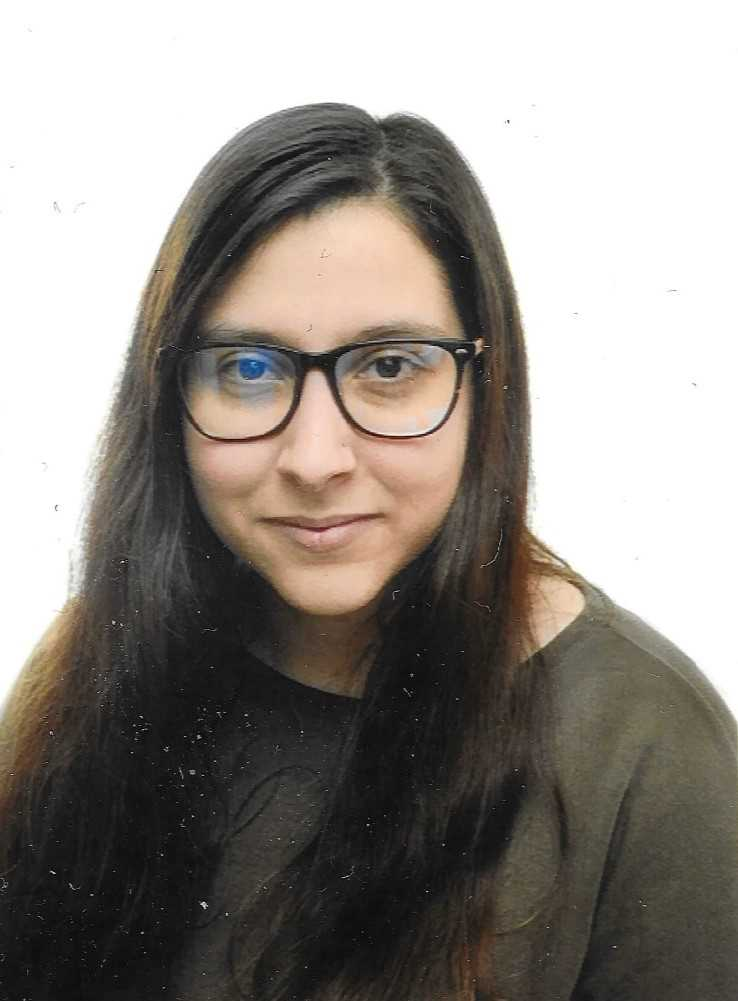
#> input picture TrabalhosPraticos/TP1/images/originais/AO1.jpg, 738 x 1001 px; its folder holds only this picture in this run
$ jupyter execute --allow-errors module_testes.ipynb
#> lines starting #> are read from the running program, lines starting #| are printed output that depends on the picture
[cell 1]
import os
import cv2
import glob
import numpy as np
from pathlib import Path
import matplotlib.pyplot as plt

## Load images

[cell 2]
'''
Normaliza uma imagem
'''
# [6 lines left out: function normalize, not called in this run]

'''
Carregar modelos
'''
def __load_models():
    face_cascade = cv2.CascadeClassifier(cv2.data.haarcascades+'haarcascade_frontalface_default.xml')
    eye_cascade = cv2.CascadeClassifier(cv2.data.haarcascades+'haarcascade_eye_tree_eyeglasses.xml')

'''
Encontrar a face numa imagem
'''
# [15 lines left out: function find_face, not called in this run]

'''
Encontrar os olhos numa face previamente detetada
'''
# [25 lines left out: function find_eyes, not called in this run]

[cell 3]
fig = plt.figure(figsize=(15,20), layout='constrained')
subfigs = fig.subfigures(8, 1, hspace=0.05)#, wspace=0.9,  width_ratios=[7])

picNum=0
#> (the rest of this cell did not finish here and is left out)

[cell 4]
path = Path(".")
path = path.joinpath("../images/originais").resolve()

picNum = 0
fig, axs = plt.subplots(nrows=3, ncols=7, figsize=(10, 7), tight_layout=True)

for file in path.iterdir():
    if(not file.is_dir()):
        fullFileName = file.name.split("\\")[-1]
        simpleFileName = fullFileName.split(".")[0]
        extension = fullFileName.split(".")[1]
        print("Filename: ", fullFileName)
        print("Location: ", file)

        image = cv2.imread(str(file))
#> image is the input picture: shape (1001, 738, 3); mean B, G, R 134.2, 140, 145.7
        print("> Shape: ", image.shape, "| Tipo de dados: ", image[0].dtype)
#| > Shape:  (1001, 738, 3) | Tipo de dados:  uint8
        image = cv2.cvtColor(image, cv2.COLOR_BGR2RGB)
        axs[0,picNum].imshow(image)
        axs[0,picNum].axis("off")
        #axs[0,picNum].set_title("{fN} - {fNro}".format(fN=simpleFileName, fNro=picNum))
        #plt.imshow(image)

        gray = cv2.cvtColor(image, cv2.COLOR_RGB2GRAY)
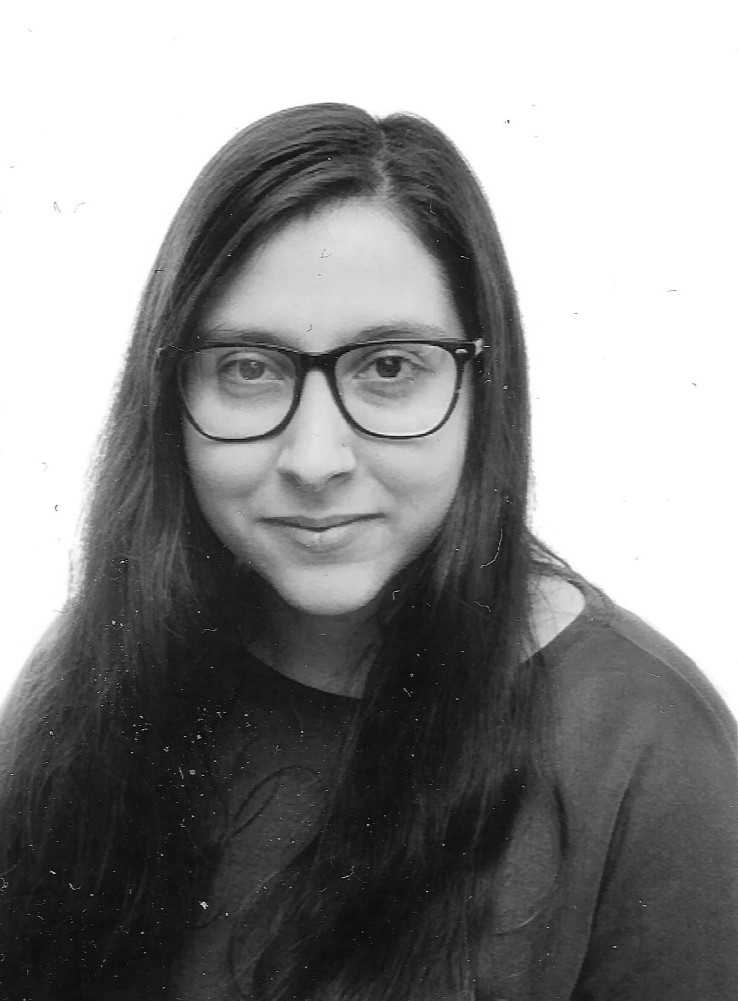
#> gray: shape (1001, 738); min 0, max 255, mean 141.1
        axs[1,picNum].imshow(gray, cmap='gray')
        axs[1,picNum].axis("off")

        #face = find_face(gray)

        #eyes_pos = find_eyes(face)

        #normalized = normalize(gray, eyes_pos)

        '''axs[2,picNum].imshow(normalized)
        axs[2,picNum].axis("off")
        axs[2,picNum].set_title("{fN} Normalizada - {fNro}".format(fN=simpleFileName, fNro=picNum))'''

        #cv2.imwrite(dirpath + file.split(".")[0] + "Gray." + file.split(".")[1], gray)
        picNum+=1
print()
plt.show()
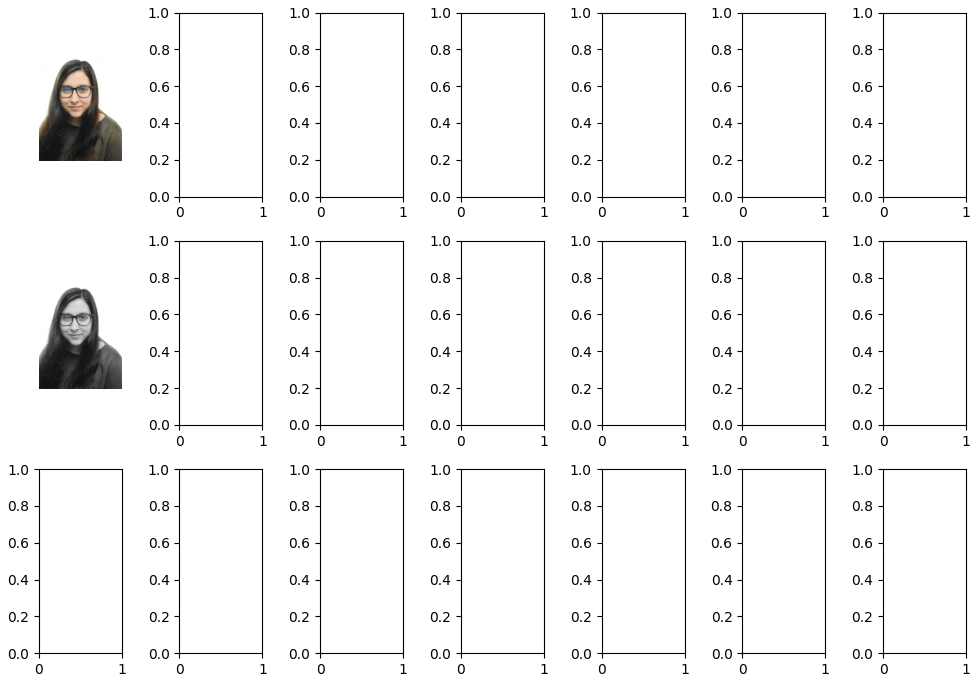
#> figure drawn by matplotlib, 2 panels

$ run again, on TrabalhosPraticos/TP1/images/originais/AO8.png
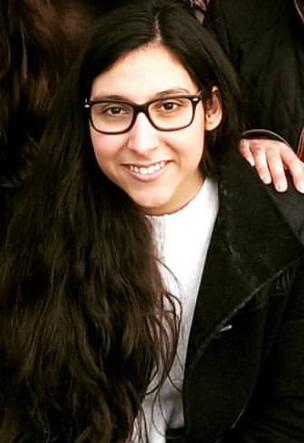
#> input picture TrabalhosPraticos/TP1/images/originais/AO8.png, 304 x 443 px
#> image is the input picture: shape (443, 304, 3); mean B, G, R 38.9, 50.6, 60
#| > Shape:  (443, 304, 3) | Tipo de dados:  uint8
#> `gray = cv2.cvtColor(image, cv2.COLOR_RGB2GRAY)`:
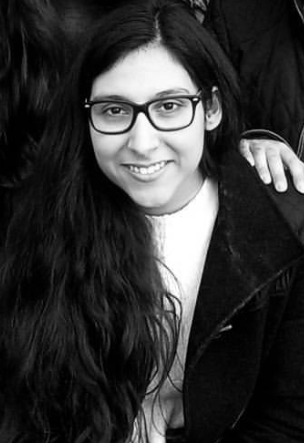
#> gray: shape (443, 304); min 0, max 255, mean 52.1
#> `plt.show()`:
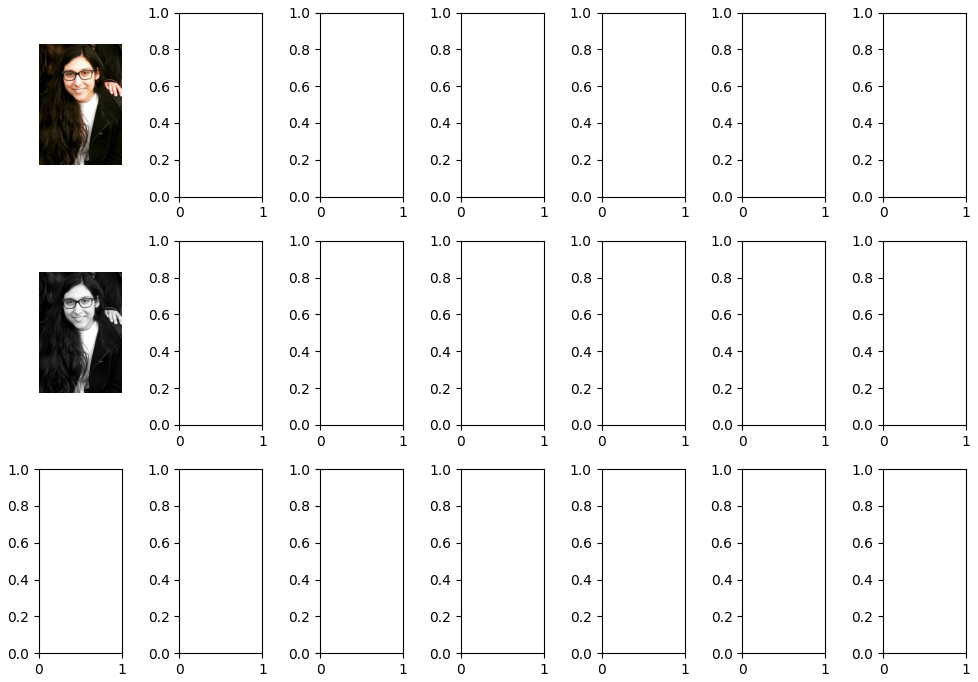
#> figure drawn by matplotlib, 2 panels

$ run again, on TrabalhosPraticos/TP1/images/originais/AO3.jpg
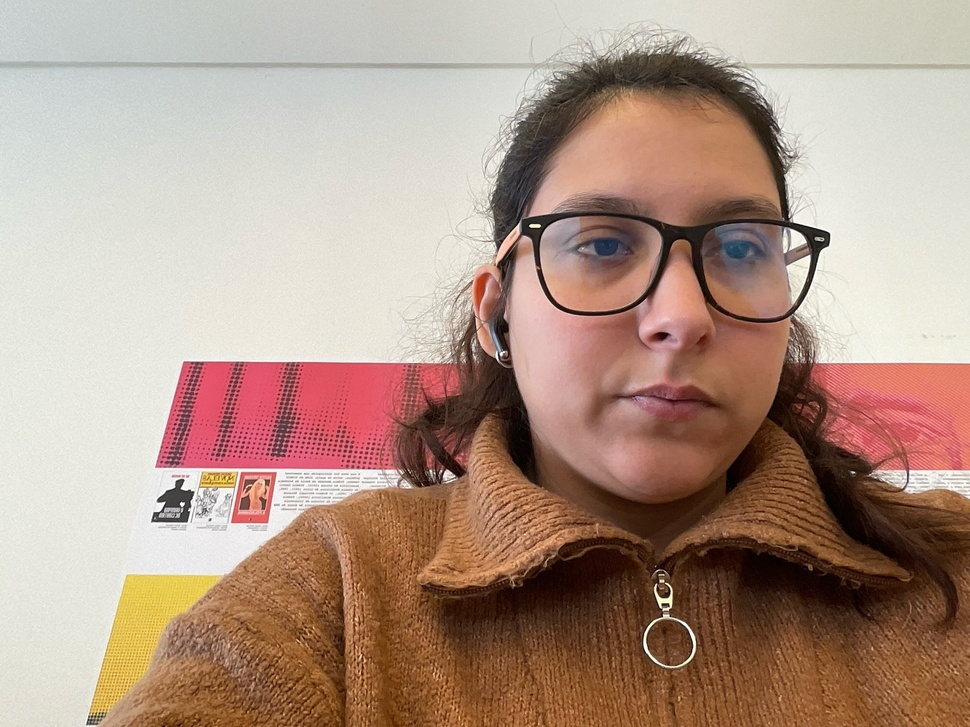
#> input picture TrabalhosPraticos/TP1/images/originais/AO3.jpg, 970 x 727 px, shrunk from 2016 x 1512 before the run
#> image is the input picture: shape (727, 970, 3); mean B, G, R 135.2, 150.4, 176.7
#| > Shape:  (727, 970, 3) | Tipo de dados:  uint8
#> `gray = cv2.cvtColor(image, cv2.COLOR_RGB2GRAY)`:
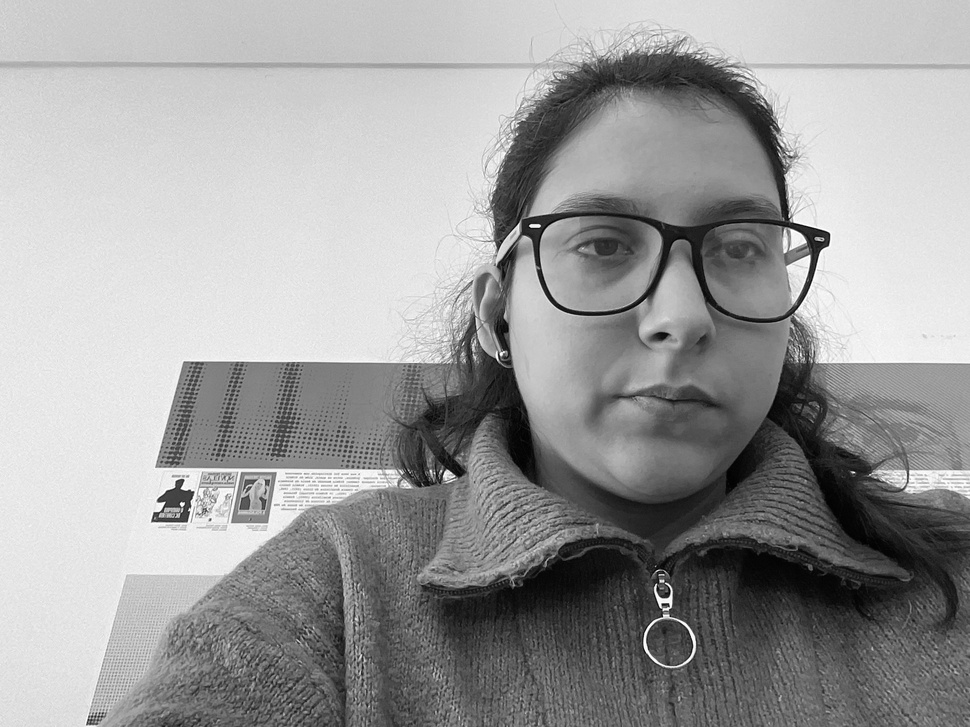
#> gray: shape (727, 970); min 1, max 255, mean 156.5
#> `plt.show()`:
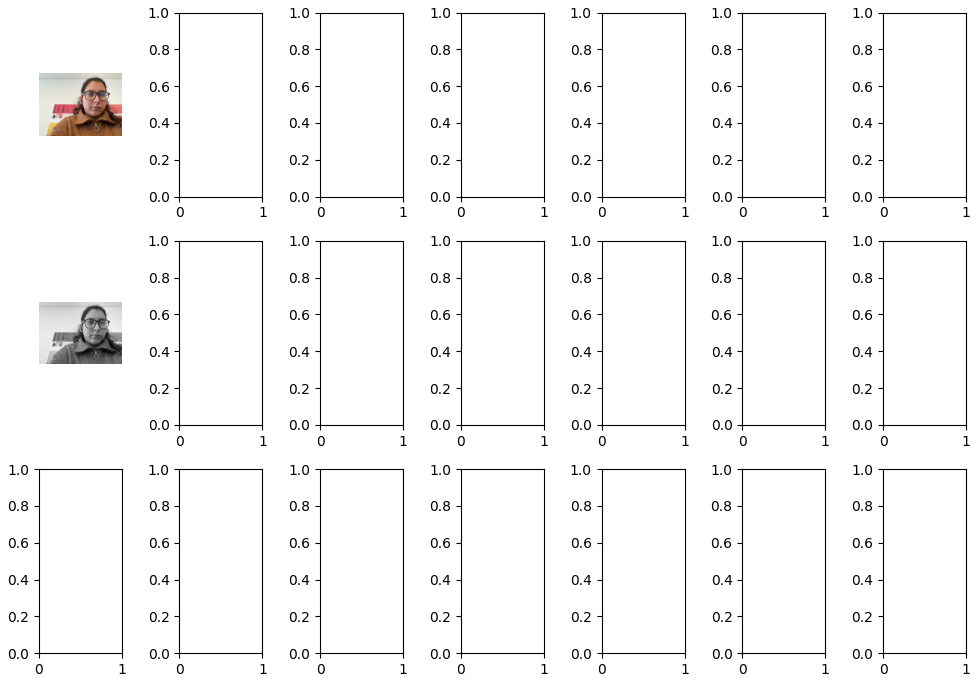
#> figure drawn by matplotlib, 2 panels

$ run again, on TrabalhosPraticos/TP1/images/originais/AO4.jpg
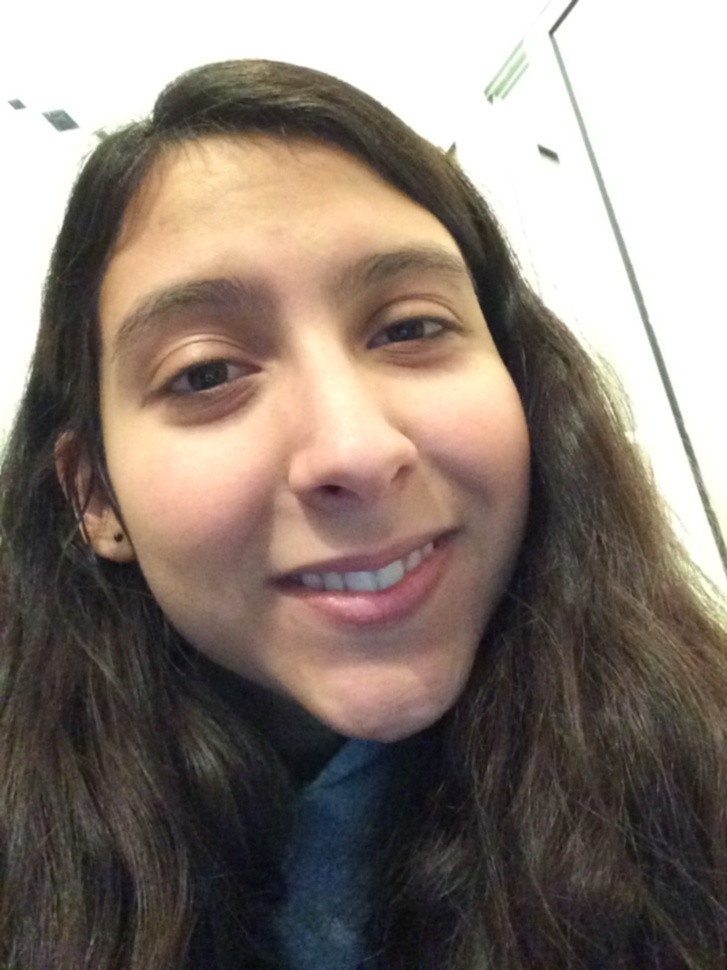
#> input picture TrabalhosPraticos/TP1/images/originais/AO4.jpg, 727 x 970 px, shrunk from 1310 x 1748 before the run
#> image is the input picture: shape (970, 727, 3); mean B, G, R 117, 125.4, 137.7
#| > Shape:  (970, 727, 3) | Tipo de dados:  uint8
#> `gray = cv2.cvtColor(image, cv2.COLOR_RGB2GRAY)`:
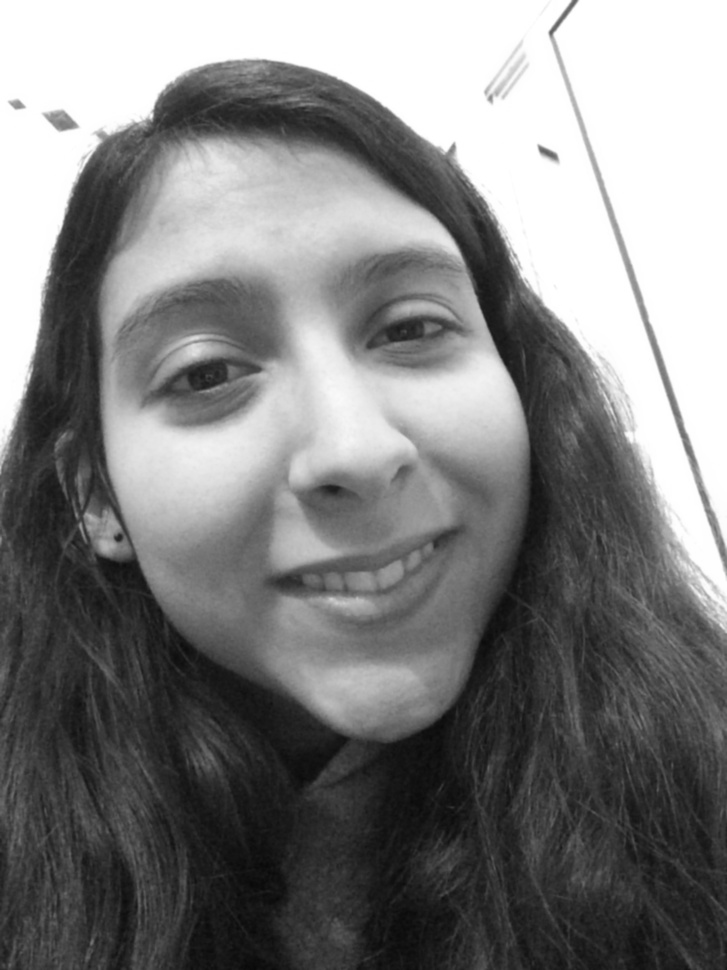
#> gray: shape (970, 727); min 8, max 255, mean 128.1
#> `plt.show()`:
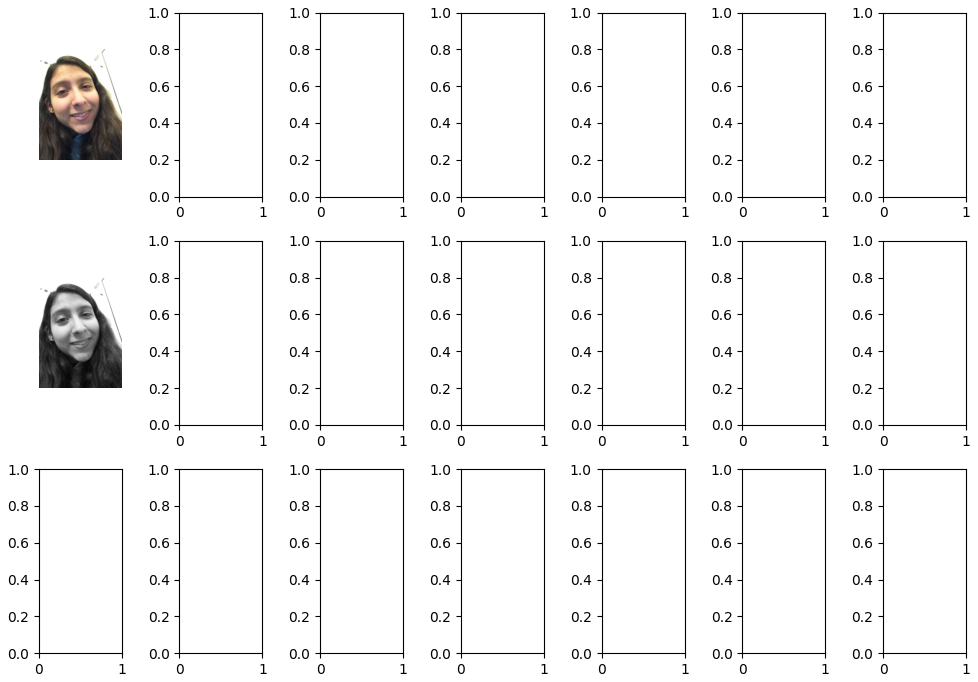
#> figure drawn by matplotlib, 2 panels

$ run again, on TrabalhosPraticos/TP1/images/originais/AO6.png
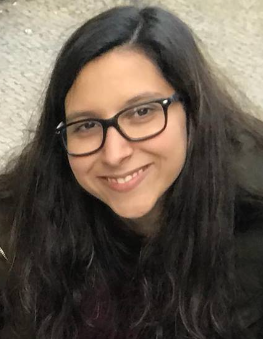
#> input picture TrabalhosPraticos/TP1/images/originais/AO6.png, 263 x 339 px
#> image is the input picture: shape (339, 263, 3); mean B, G, R 76.5, 88.1, 99.7
#| > Shape:  (339, 263, 3) | Tipo de dados:  uint8
#> `gray = cv2.cvtColor(image, cv2.COLOR_RGB2GRAY)`:
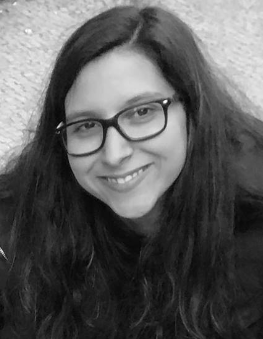
#> gray: shape (339, 263); min 4, max 253, mean 90.2
#> `plt.show()`:
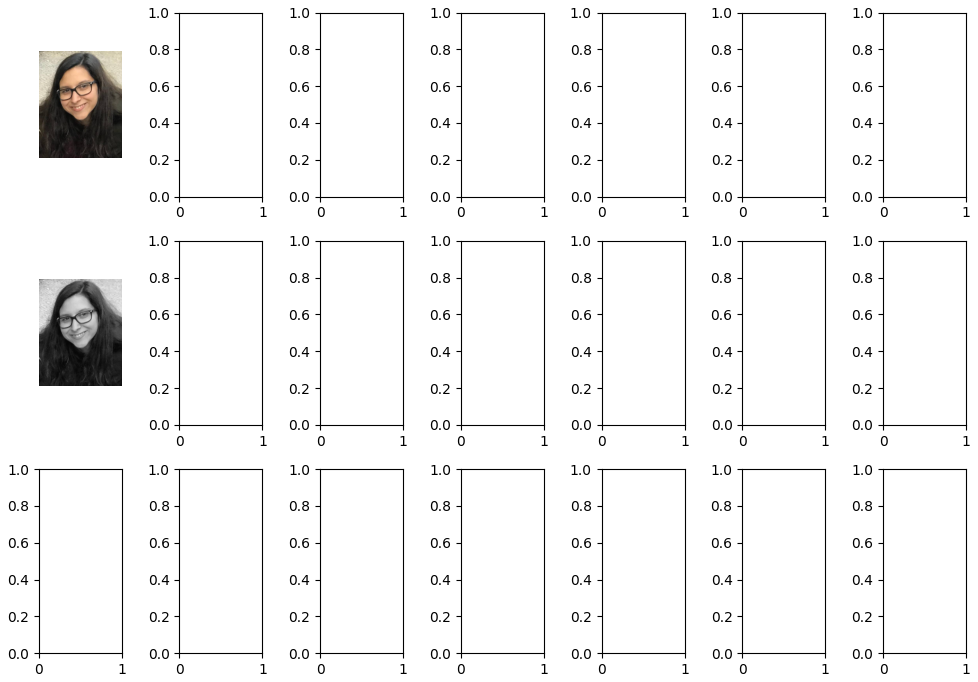
#> figure drawn by matplotlib, 2 panels
